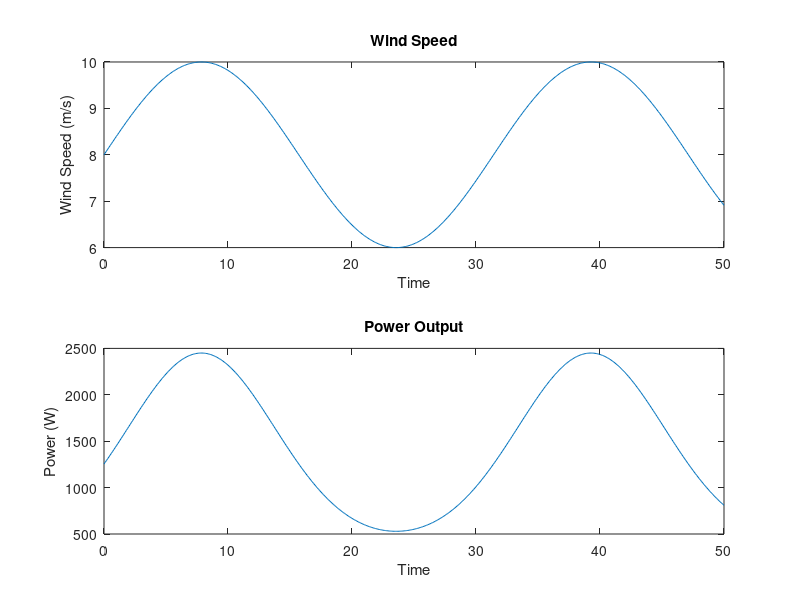

Write the MATLAB code that produced this figure.
% Written by Ben Champagne 3/31/2026

%% Project 5: Traffic Flow on a Single Road Segment (Wind Turbine Power Model)

clc; % clears command window
clear; % removes all variables from workspace

%% Parameters
dt = 0.1; % sets time step for simulation
t_end = 50; % defines total simulation time
t = 0:dt:t_end; % creates time vector from 0 to t_end with step dt

rho = 1.225; % sets air density in kg/m^3
A = 10; % sets swept area of turbine blades
Cp = 0.4; % sets power coefficient (efficiency factor)

%% Wind speed model
v = 8 + 2*sin(0.2*t); % computes wind speed as sinusoidal variation over time

%% Power calculation
P = 0.5 * rho * A * Cp .* (v.^3); % computes power output proportional to cube of wind speed

%% Plot wind speed
subplot(2,1,1); % creates first subplot in a 2-row layout
plot(t, v); % plots wind speed over time
xlabel('Time'); % labels x-axis as time
ylabel('Wind Speed (m/s)'); % labels y-axis as wind speed
title('Wind Speed'); % sets subplot title

%% Plot power output
subplot(2,1,2); % creates second subplot in a 2-row layout
plot(t, P); % plots power output over time
xlabel('Time'); % labels x-axis as time
ylabel('Power (W)'); % labels y-axis as power in watts
title('Power Output'); % sets subplot title
